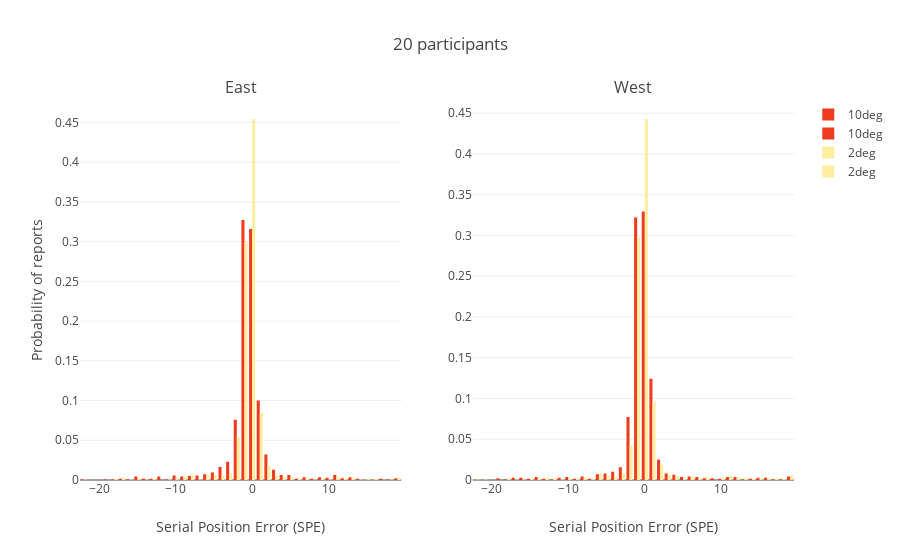

Notebook code cell kept with this figure:
### Code cell
from plotly import tools

trace = [[]]*2
ecc_length = len(data['cueEccentricity1'].unique())

for i,cuePos in enumerate(data['cueSpatialPos1'].unique()):
    cuePosdata = data[data['cueSpatialPos1']==cuePos]
    temp1 = []
    for j,ecc in enumerate(cuePosdata['cueEccentricity1'].unique().sort()):
        ecc_data = cuePosdata[cuePosdata['cueEccentricity1']==ecc]
        temp1.append(go.Histogram(x = ecc_data['responsePosRelative0'].to_numpy(), 
                                  histnorm='probability',name = str(ecc) + 'deg', opacity = 1, marker = dict(color = colors[j])))
    trace[i] = temp1

if data['cueSpatialPos1'].unique()[0] == [-1.0,0.0]:
    titles = ('West','East')
else:
    titles = ('East','West')
    
fig = tools.make_subplots(rows=1, cols=2, subplot_titles = titles)
fig['layout'].update(barmode='group', title = str(int(len(data)/280))+' participants')
#fig['layout']['xaxis3'].update(title='position of reported item relative to the true item', range = [-2,2])
#fig['layout']['xaxis4'].update(title='position of reported item relative to the true item', range = [-2,2])
fig['layout']['xaxis1'].update(title='Serial Position Error (SPE)')
fig['layout']['xaxis2'].update(title='Serial Position Error (SPE)')
fig['layout']['yaxis1'].update(title='Probability of reports')
#fig['layout']['yaxis3'].update(title='Frequency')
for i in range(ecc_length):
    fig.add_trace(trace[0][ecc_length-1-i], 1, 1)
    fig.add_trace(trace[1][ecc_length-1-i], 1, 2)
    #fig.append_trace(trace[2][i], 2, 1)
    #fig.append_trace(trace[3][i], 2, 2)
iplot(fig, filename='SPE_distributions_East_West')

### Figure 1 — Plotly figure (JSON) as saved in the notebook; plotly's stock layout.template omitted (floating-point values rounded to 4 significant figures; data arrays with more than 128 entries replaced by an {"elided": "..."} marker saying what was removed)
{"data": [{"histnorm": "probability", "marker": {"color": "rgb(240,59,32)"}, "name": "10deg", "opacity": 1, "type": "histogram", "uid": "0549fd60-f082-4268-a6f8-5f2ced48546b", "x": {"elided": "1400 int values"}, "xaxis": "x", "yaxis": "y"}, {"histnorm": "probability", "marker": {"color": "rgb(240,59,32)"}, "name": "10deg", "opacity": 1, "type": "histogram", "uid": "a9c86a5d-e6b9-4934-b0de-72e95a05796a", "x": {"elided": "1400 int values"}, "xaxis": "x2", "yaxis": "y2"}, {"histnorm": "probability", "marker": {"color": "rgb(255,237,160)"}, "name": "2deg", "opacity": 1, "type": "histogram", "uid": "cf1b98a5-8522-4825-91d7-909129cd253b", "x": {"elided": "1400 int values"}, "xaxis": "x", "yaxis": "y"}, {"histnorm": "probability", "marker": {"color": "rgb(255,237,160)"}, "name": "2deg", "opacity": 1, "type": "histogram", "uid": "ab2e27a3-144c-4c64-99bf-8df458946e44", "x": {"elided": "1400 int values"}, "xaxis": "x2", "yaxis": "y2"}], "layout": {"annotations": [{"font": {"size": 16}, "showarrow": false, "text": "East", "x": 0.225, "xanchor": "center", "xref": "paper", "y": 1, "yanchor": "bottom", "yref": "paper"}, {"font": {"size": 16}, "showarrow": false, "text": "West", "x": 0.775, "xanchor": "center", "xref": "paper", "y": 1, "yanchor": "bottom", "yref": "paper"}], "barmode": "group", "title": {"text": "20 participants"}, "xaxis": {"anchor": "y", "domain": [0, 0.45], "title": {"text": "Serial Position Error (SPE)"}}, "xaxis2": {"anchor": "y2", "domain": [0.55, 1], "title": {"text": "Serial Position Error (SPE)"}}, "yaxis": {"anchor": "x", "domain": [0, 1], "title": {"text": "Probability of reports"}}, "yaxis2": {"anchor": "x2", "domain": [0, 1]}}}
